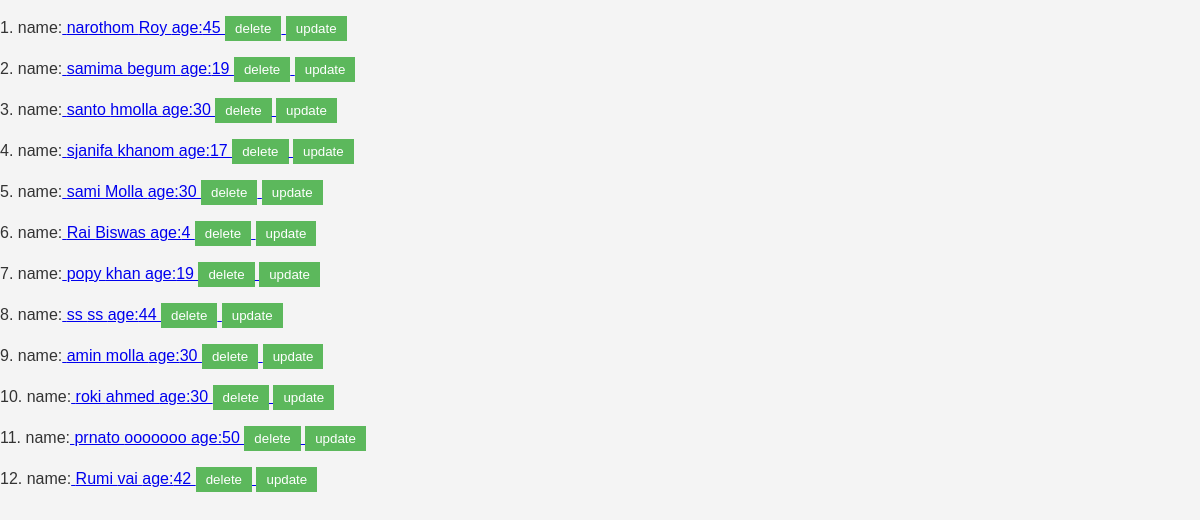
/members/viewAllMembers/, run on the app's committed database.
### members/models.py (models this page shows, shortened)
class Member(models.Model):
   firstname=models.CharField(max_length=100)
   lastname=models.CharField(max_length=100)
   age = models.IntegerField(null=True, blank=True)

### members/views.py (the view)
# urls.py: path('viewAllMembers/',views.view_members,name="view_members"),
def view_members(request):
   member=Member.objects.all().values()
   context={
      "allMembers":member
   }
   return render(request,'view_members.html',context)

### members/templates/view_members.html (shortened to what this page needs)
<!DOCTYPE html>
<html lang="en">
<head>
    <link rel="stylesheet" href="styles.css">
</head>
<body>
 <div>
      {% for x in allMembers %}
    <p> {{ forloop.counter}}. name:<a href="http://127.0.0.1:8000/members/memberDetails/{{ x.id}}"> {{ x.firstname }} {{ x.lastname }} age:{{ x.age }} </a> <a href="{% url 'deleteMember' x.id %}"> <button> delete </button>
    </a> <a href="{% url 'update_member' x.id %}"><button>update</button></a>
   </p>
      {% endfor %}
    </div>
</body>
</html>

### affiliate/static/css/styles.css (style rules this page uses)
body { font-family: Arial, sans-serif; background: #f4f4f4; color: #333; margin: 0; padding: 0; }
button { padding: 5px 10px; background: #5cb85c; color: white; border: none; cursor: pointer; }

### data on the page
Member: firstname "narothom", lastname "Roy", age "45"
Member: firstname "samima", lastname "begum", age "19"
Member: firstname "santo", lastname "hmolla", age "30"
Member: firstname "sjanifa", lastname "khanom", age "17"
Member: firstname "sami", lastname "Molla", age "30"
Member: firstname "Rai", lastname "Biswas", age "4"
Member: firstname "popy", lastname "khan", age "19"
Member: firstname "ss", lastname "ss", age "44"
Member: firstname "amin", lastname "molla", age "30"
Member: firstname "roki", lastname "ahmed", age "30"
Member: firstname "prnato", lastname "ooooooo", age "50"
Member: firstname "Rumi", lastname "vai", age "42"
